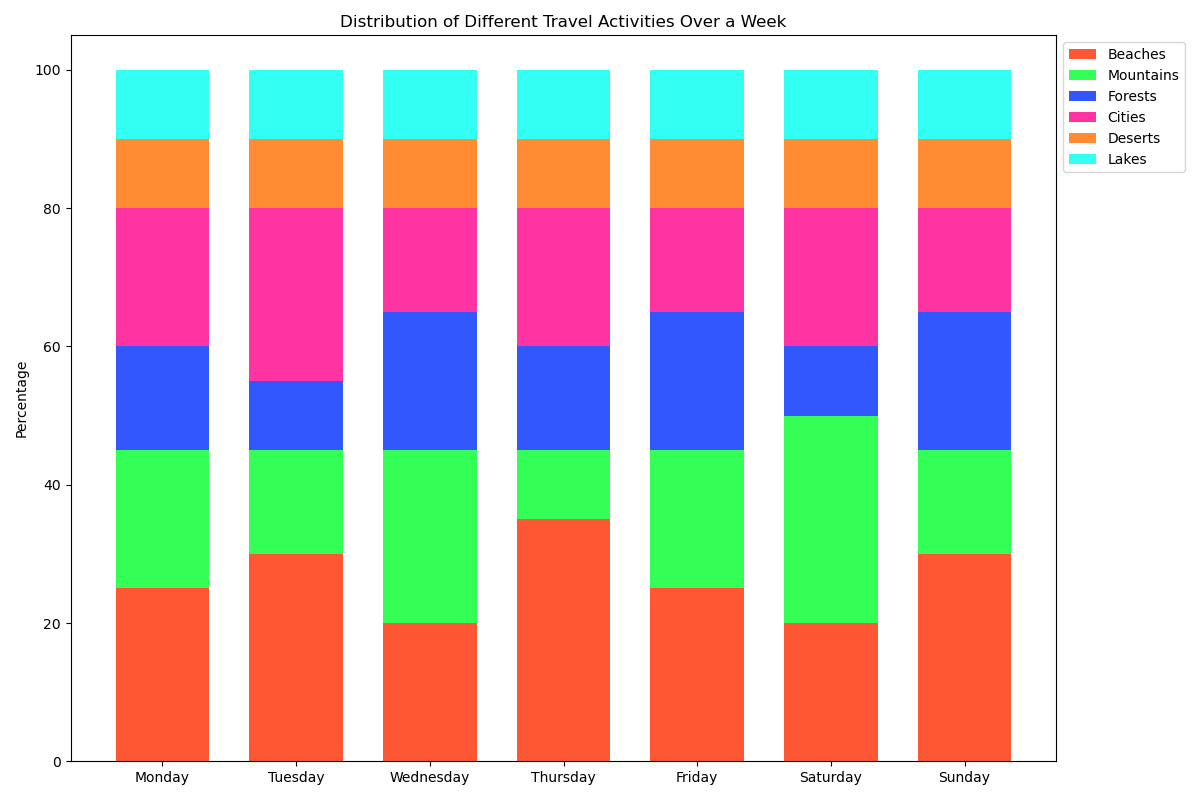

The script that drew this image:

import matplotlib.pyplot as plt
import numpy as np

# Data
days = ['Monday', 'Tuesday', 'Wednesday', 'Thursday', 'Friday', 'Saturday', 'Sunday']
categories = ['Beaches', 'Mountains', 'Forests', 'Cities', 'Deserts', 'Lakes']
data = np.array([
    [25, 20, 15, 20, 10, 10],
    [30, 15, 10, 25, 10, 10],
    [20, 25, 20, 15, 10, 10],
    [35, 10, 15, 20, 10, 10],
    [25, 20, 20, 15, 10, 10],
    [20, 30, 10, 20, 10, 10],
    [30, 15, 20, 15, 10, 10]
])

# Colors
colors = ['#FF5733', '#33FF57', '#3357FF', '#FF33A1', '#FF8C33', '#33FFF3']

# Create percentage data
data_percent = data / data.sum(axis=1)[:, None] * 100

# Plot
fig, ax = plt.subplots(figsize=(12, 8))

bar_width = 0.7
bars = np.arange(len(days))

cumulative = np.zeros(len(days))

for i, (category, color) in enumerate(zip(categories, colors)):
    ax.bar(bars, data_percent[:, i], bottom=cumulative, color=color, label=category, width=bar_width)
    cumulative += data_percent[:, i]

ax.set_xticks(bars)
ax.set_xticklabels(days)
ax.set_ylabel('Percentage')
ax.set_title('Distribution of Different Travel Activities Over a Week')
ax.legend(loc='upper left', bbox_to_anchor=(1, 1))

plt.tight_layout()
plt.show()
